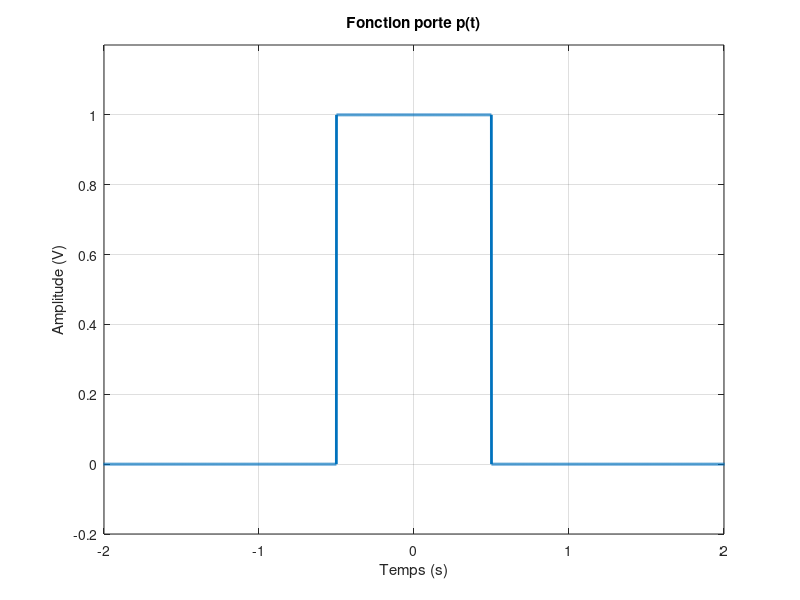

Here is the MATLAB script that generated this plot:
% porte.m - Construction de la fonction porte p(t) = u(t + 0.5) - u(t - 0.5)

t = -5:0.001:5;

x1 = double(t >= -0.5);   % u(t + 0.5)
x2 = double(t >= 0.5);    % u(t - 0.5)
p = x1 - x2;              % porte : 1 entre -0.5 et 0.5, 0 ailleurs

figure(5);
plot(t, p, 'LineWidth', 2);
grid on;
xlabel('Temps (s)');
ylabel('Amplitude (V)');
title('Fonction porte p(t)');

axis([-2 2 -0.2 1.2]);    % Zoom sur la partie intéressante
